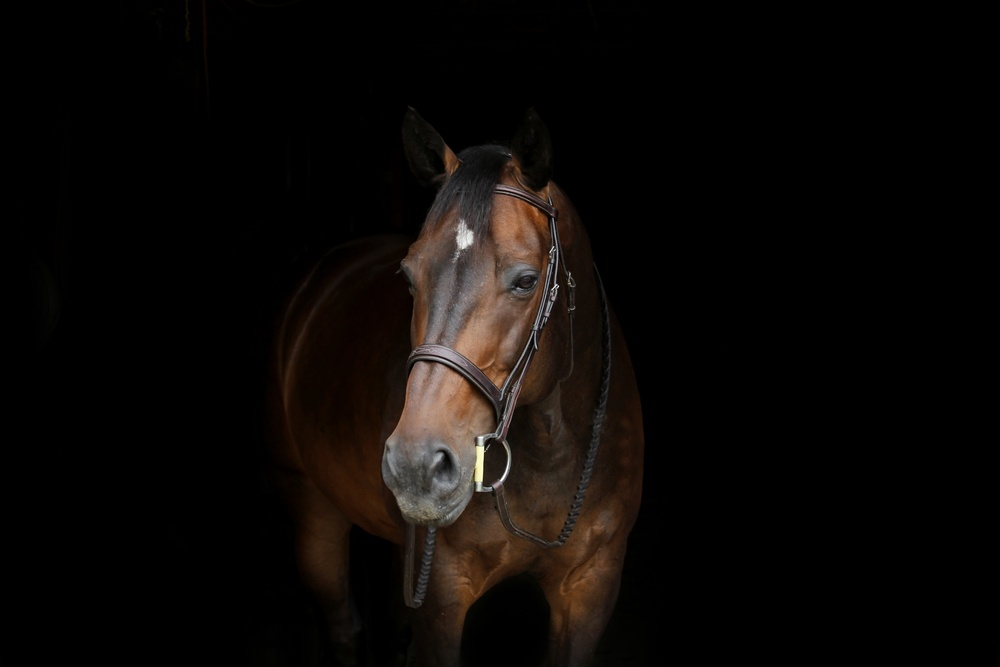
#> input picture CV/data/horse.jpg, 1000 x 667 px, shrunk from 2700 x 1800 before the run, found by its file name
$ python histogram.py
#> lines starting #> are read from the running program, lines starting #| are printed output that depends on the picture; after the words box and inside, x2 and y2 are one past the last pixel; in counts of white or black regions, pixels touching at a corner belong together
import numpy as np
import cv2
import matplotlib.pyplot as plt

dark_horse = cv2.imread('data/horse.jpg')
#> dark_horse is the input picture: shape (667, 1000, 3); mean B, G, R 6.9, 8.9, 12
show_horse = cv2.cvtColor(dark_horse, cv2.COLOR_BGR2RGB)

rainbow = cv2.imread('data/rainbow.jpg')
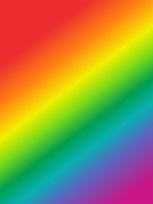
#> input picture CV/data/rainbow.jpg, 153 x 204 px, shrunk from 413 x 550 before the run, found by its file name
#> rainbow is the input picture: shape (204, 153, 3); mean B, G, R 72.8, 142.3, 152.3
show_rainbow = cv2.cvtColor(rainbow, cv2.COLOR_BGR2RGB)

blue_bricks = cv2.imread('data/bricks.jpg')
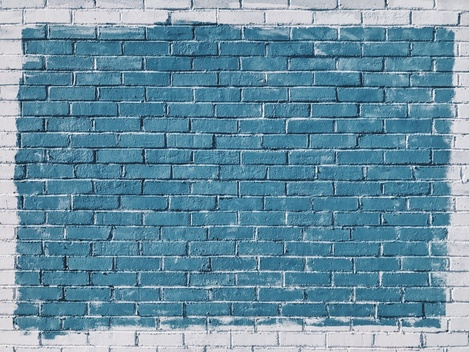
#> input picture CV/data/bricks.jpg, 469 x 352 px, shrunk from 1267 x 950 before the run, found by its file name
#> blue_bricks is the input picture: shape (352, 469, 3); mean B, G, R 163.5, 144, 105
show_bricks = cv2.cvtColor(blue_bricks, cv2.COLOR_BGR2RGB)

"""
plt.imshow(show_horse)
plt.show()

plt.imshow(show_rainbow)
plt.show()

plt.imshow(show_bricks)
plt.show()
"""

fig, ax = plt.subplots(3, 3, figsize = (12, 12))
colors = ['b', 'g', 'r']

ax[1][0].set_xlim([0, 256])
ax[1][1].set_xlim([0, 256])
ax[1][2].set_xlim([0, 256])
ax[1][1].set_ylim([0, int(5e5)])

ax[0][0].imshow(show_bricks)
ax[0][1].imshow(show_horse)
ax[0][2].imshow(show_rainbow)

ax[0][0].set_title('Blue Bricks')
ax[0][1].set_title('Dark Horse')
ax[0][2].set_title('Rainbow')

for i, color in enumerate(colors):

    mask = np.zeros(blue_bricks.shape[:2], dtype = np.uint8)
    mask[
        mask.shape[0] // 4: 3 * mask.shape[0] // 4,
        mask.shape[1] // 4: 3 * mask.shape[1] // 4
    ] = 255
    hist_bricks = cv2.calcHist(
        [blue_bricks],
        channels = [i],
        mask = None,
        histSize = [256],
        ranges = [0, 256]
    )
    masked_hist_bricks = cv2.calcHist(
        [blue_bricks],
        channels = [i],
        mask = mask,
        histSize = [256],
        ranges = [0, 256]
    )

    mask = np.zeros(dark_horse.shape[:2], dtype = np.uint8)
    mask[
        4 * mask.shape[0] // 10: 6 * mask.shape[0] // 10,
        4 * mask.shape[1] // 10: 6 * mask.shape[1] // 10
    ] = 255
    hist_horse = cv2.calcHist(
        [dark_horse],
        channels = [i],
        mask = None,
        histSize = [256],
        ranges = [0, 256]
    )
    masked_hist_horse = cv2.calcHist(
        [dark_horse],
        channels = [i],
        mask = mask,
        histSize = [256],
        ranges = [0, 256]
    )

    mask = np.zeros(rainbow.shape[:2], dtype = np.uint8)
    mask[
        mask.shape[0] // 4: 3 * mask.shape[0] // 4,
        mask.shape[1] // 4: 3 * mask.shape[1] // 4
    ] = 255
    hist_rainbow = cv2.calcHist(
        [rainbow],
        channels = [i],
        mask = None,
        histSize = [256],
        ranges = [0, 256]
    )
    masked_hist_rainbow = cv2.calcHist(
        [rainbow],
        channels = [i],
        mask = mask,
        histSize = [256],
        ranges = [0, 256]
    )

    ax[1][0].plot(hist_bricks, color = color)
    ax[2][0].plot(masked_hist_bricks, color = color)
    ax[1][1].plot(hist_horse, color = color)
    ax[2][1].plot(masked_hist_horse, color = color)
    ax[1][2].plot(hist_rainbow, color = color)
    ax[2][2].plot(masked_hist_rainbow, color = color)
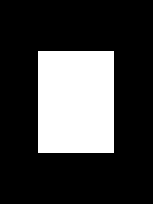
#> mask: shape (204, 153); 24.8% white; 1 white region, box (x1, y1, x2, y2) and area: (38, 51, 114, 153) 7752

ax[1][0].set_title('Blue Bricks Histogram')
ax[2][0].set_title('Masked Blue Bricks Histogram')
ax[1][1].set_title('Dark Horse Histogram')
ax[2][1].set_title('Masked Dark Horse Histogram')
ax[1][2].set_title('Rainbow Histogram')
ax[2][2].set_title('Masked Rainbow Histogram')

fig.tight_layout()

img = cv2.imread('data/gorilla.jpg')
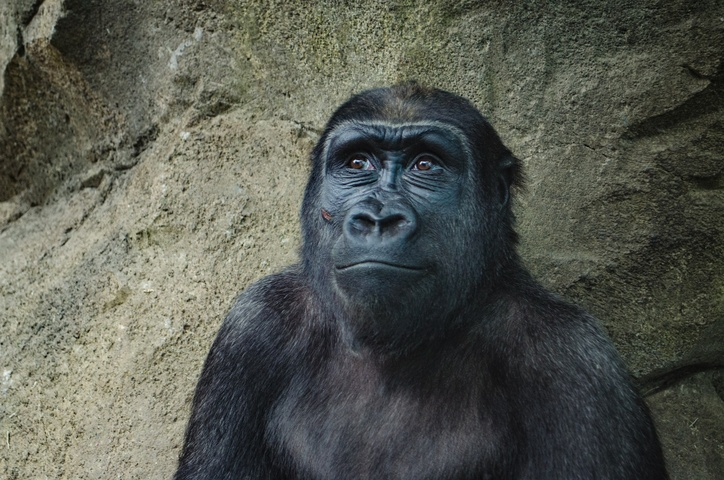
#> input picture CV/data/gorilla.jpg, 724 x 480 px, shrunk from 1955 x 1295 before the run, found by its file name
#> img is the input picture: shape (480, 724, 3); mean B, G, R 80.4, 88.9, 86
gray_img = cv2.cvtColor(img, cv2.COLOR_BGR2GRAY)

fig, ax = plt.subplots(2, 2, figsize = (5, 5))
hist_values = cv2.calcHist(
    [gray_img],
    channels = [0],
    mask = None,
    histSize = [256],
    ranges = [0, 256]
)
#> hist_values = 256 values, max 3440 at index 37, min 0 at index 0, mean 1357.5

eq_img = cv2.equalizeHist(gray_img)
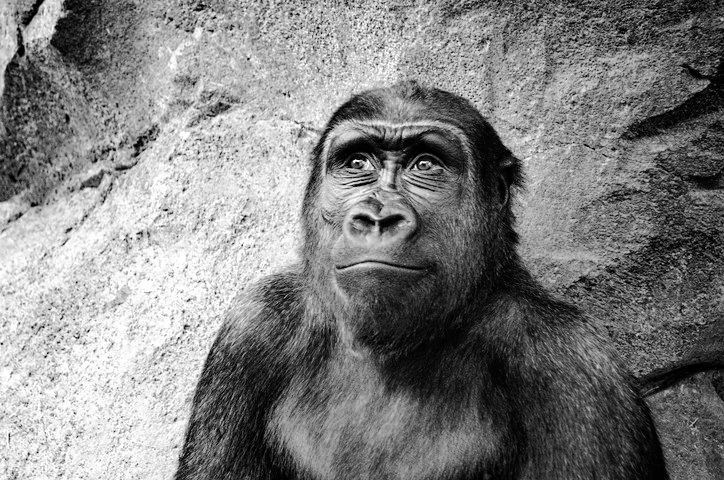
#> eq_img: shape (480, 724); min 0, max 255, mean 128.4
eq_hist = cv2.calcHist(
    [eq_img],
    channels = [0],
    mask = None,
    histSize = [256],
    ranges = [0, 256]
)
#> eq_hist = 256 values, max 3440 at index 41, min 0 at index 4, mean 1357.5

ax[0][0].imshow(gray_img, cmap = 'gray')
ax[0][0].set_title('Grayscale Gorilla')
ax[1][0].plot(hist_values)
ax[1][0].set_title('Histogram')
ax[0][1].imshow(eq_img, cmap = 'gray')
ax[0][1].set_title('Histogram Normalised Gorilla')
ax[1][1].plot(eq_hist)
ax[1][1].set_title('Normalised Histogram')
fig.tight_layout()

fig, ax = plt.subplots(2, 2, figsize = (5, 5))
hsv = cv2.cvtColor(img, cv2.COLOR_BGR2HSV)
#> hsv: shape (480, 724, 3); mean H, S, V 58.8, 46.3, 91.5
rgb = cv2.cvtColor(img, cv2.COLOR_BGR2RGB)
hist_values = cv2.calcHist(
    [hsv],
    channels = [2],
    mask = None,
    histSize = [256],
    ranges = [0, 256]
)
#> hist_values = 256 values, max 3196 at index 58, min 0 at index 0, mean 1357.5

eq_hsv = hsv.copy()
eq_hsv[:, :, 2] = cv2.equalizeHist(eq_hsv[:, :, 2 ])
#> eq_hsv: shape (480, 724, 3); mean H, S, V 58.8, 46.3, 128.3
eq_rgb = cv2.cvtColor(eq_hsv, cv2.COLOR_HSV2RGB)
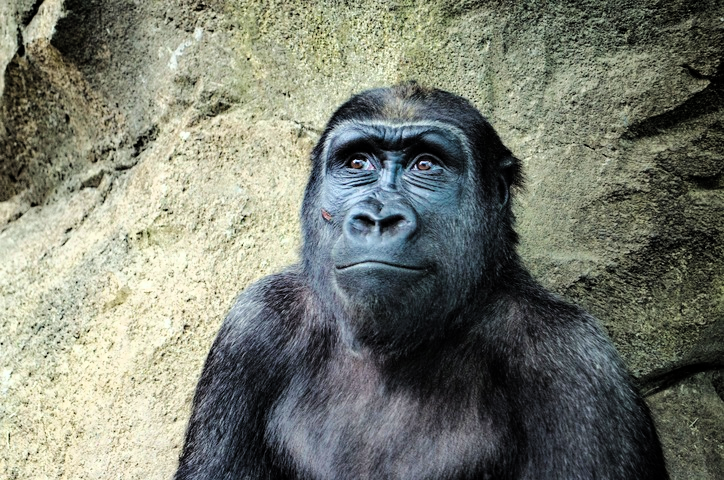
#> eq_rgb: shape (480, 724, 3); mean R, G, B 120.5, 124.5, 112.3
eq_hist = cv2.calcHist(
    [eq_hsv],
    channels = [2],
    mask = None,
    histSize = [256],
    ranges = [0, 256]
)
#> eq_hist = 256 values, max 3196 at index 80, min 0 at index 5, mean 1357.5

ax[0][0].imshow(rgb)
ax[0][0].set_title('Gorilla')
ax[1][0].plot(hist_values)
ax[1][0].set_title('Histogram')
ax[0][1].imshow(eq_rgb)
ax[0][1].set_title('Histogram Normalised Gorilla')
ax[1][1].plot(eq_hist)
ax[1][1].set_title('Normalised Histogram')
fig.tight_layout()

plt.show()
#> figure, not shown here; panel 4: curve peaks at x = 150, y = 3347; panel 4: curve peaks at x = 126, y = 3125; panel 4: curve peaks at x = 65, y = 2824; panel 5: curve peaks at x = 0, y = 510677
#> figure, not shown here; panel 3: curve peaks at x = 37, y = 3440; panel 4: curve peaks at x = 41, y = 3440
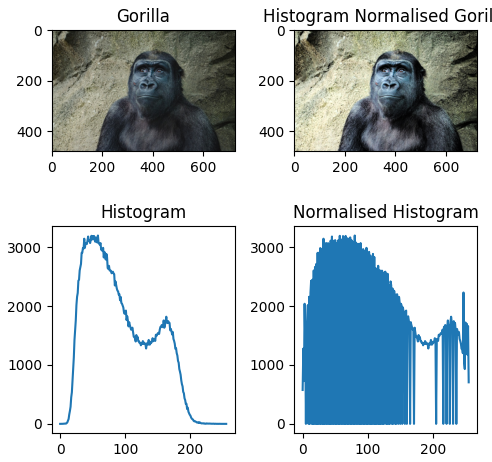
#> figure drawn by matplotlib, 4 panels; panel 3: curve peaks at x = 58, y = 3196; panel 4: curve peaks at x = 80, y = 3196
